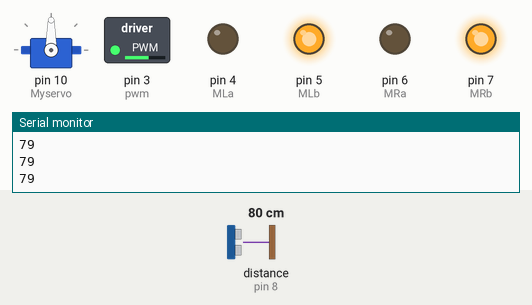
The sketch below on a simulated Arduino Uno, built with avr-gcc and run on an emulated ATmega328P. Shown: servo, switched loads named in the sketch (green lamp = pin HIGH), output pins drawn as LEDs (lit = HIGH), the last lines printed to the serial monitor. Wiring (inferred from the names in the program): ultrasonic range finder: trigger pin 9; echo pin 8. The test bench sets the inputs (shaded band); at power-on: distance to the obstacle (sensor on pin 8) 80 cm. The echo pulse lasts 58.3 µs per cm; pins used as bus, display or sensor lines are not drawn.

Above: at 1.2 s.
1.3 s: distance to the obstacle (sensor on pin 8) set to 33 cm
2.8 s: distance to the obstacle (sensor on pin 8) set to 28 cm
At 3.3 s:
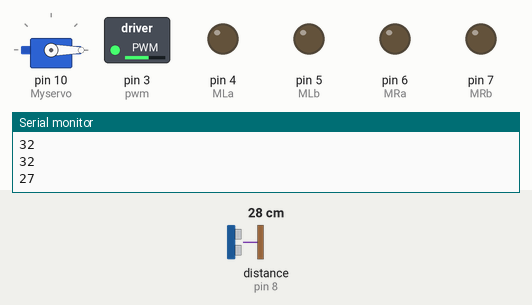
At 3.8 s:
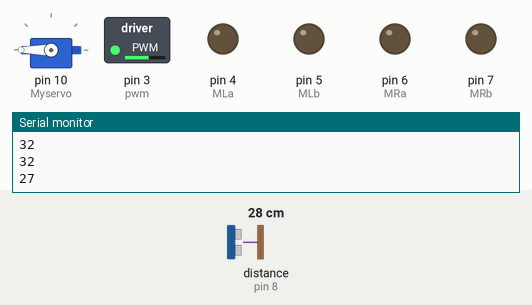
7.6 s: distance to the obstacle (sensor on pin 8) set to 2 cm
At 9.7 s:
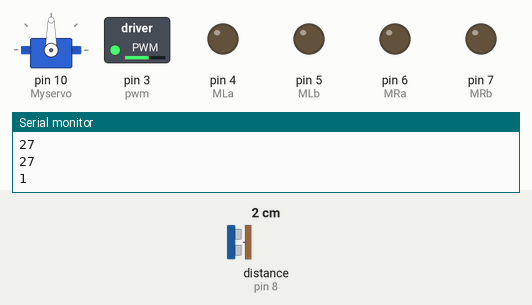
Timing chart, 0 to 11.6 s (numbered marks = the images above; inputs shaded):
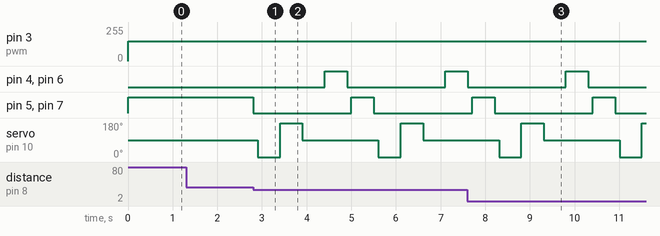

Measured:
- the behaviour switches between 32 and 31 cm on distance to the obstacle (sensor on pin 8) (found by bisection; images 0 and 1)
- after the input at 2.8 s, pin 4 (MLa), pin 6 (MRa): LOW → HIGH after 1.6 s, → LOW 0.50 s later, → HIGH 2.2 s later; pin 5 (MLb), pin 7 (MRb): HIGH → LOW at once, → HIGH 2.2 s later, → LOW 0.50 s later; servo on pin 10 (Myservo): 90° → 0° after 0.10 s, → 180° 0.50 s later, → 90° 0.50 s later, → 0° 1.7 s later, … (6 changes in this stretch)

The sketch:

Obstacle_Avoidance_Car.ino
```cpp
#include <Servo.h>
Servo Myservo;

#define trigPin 9  // Trig Pin Of HC-SR04
#define echoPin 8  // Echo Pin Of HC-SR04
#define MLa 4      // Left motor 1st pin
#define MLb 5      // Left motor 2nd pin
#define MRa 6      // Right motor 1st pin
#define MRb 7      // Right motor 2nd pin
#define pwm 3      // PWM pin for speed control

long duration, distance;

void setup() {
    Serial.begin(9600);
    pinMode(MLa, OUTPUT); // Set Motor Pins As Output
    pinMode(MLb, OUTPUT);
    pinMode(MRa, OUTPUT);
    pinMode(MRb, OUTPUT);
    pinMode(trigPin, OUTPUT); // Set Trig Pin As Output
    pinMode(echoPin, INPUT);  // Set Echo Pin As Input
    Myservo.attach(10);       // Attach servo to pin 10
    Myservo.write(90);        // Set servo to initial position
}

void loop() {
    digitalWrite(trigPin, LOW);
    delayMicroseconds(2);
    digitalWrite(trigPin, HIGH); // Transmit waves for 10us
    delayMicroseconds(10);
    digitalWrite(trigPin, LOW);

    duration = pulseIn(echoPin, HIGH); // Receive reflected waves
    distance = duration / 58.2;        // Calculate distance in cm
    Serial.println(distance);

    if (distance > 30) { // No obstacle
        Myservo.write(90);
        digitalWrite(MRb, HIGH); // Move forward
        digitalWrite(MRa, LOW);
        digitalWrite(MLb, HIGH);
        digitalWrite(MLa, LOW);
        analogWrite(pwm, 150);
    }
    else if (distance > 0 && distance <= 30) { // Obstacle detected
        digitalWrite(MRb, LOW); // Stop
        digitalWrite(MRa, LOW);
        digitalWrite(MLb, LOW);
        digitalWrite(MLa, LOW);
        delay(100);

        // Scan with servo
        Myservo.write(0);    // Look left
        delay(500);
        Myservo.write(180);  // Look right
        delay(500);
        Myservo.write(90);   // Center position
        delay(500);

        // Move backward
        digitalWrite(MRb, LOW);
        digitalWrite(MRa, HIGH);
        digitalWrite(MLb, LOW);
        digitalWrite(MLa, HIGH);
        analogWrite(pwm, 150);
        delay(500);

        // Stop and turn left
        digitalWrite(MRb, LOW);
        digitalWrite(MRa, LOW);
        digitalWrite(MLb, LOW);
        digitalWrite(MLa, LOW);
        delay(100);

        digitalWrite(MRb, HIGH); // Move left
        digitalWrite(MRa, LOW);
        digitalWrite(MLa, LOW);
        digitalWrite(MLb, HIGH);
        analogWrite(pwm, 150);
        delay(500);
    }
}
```
